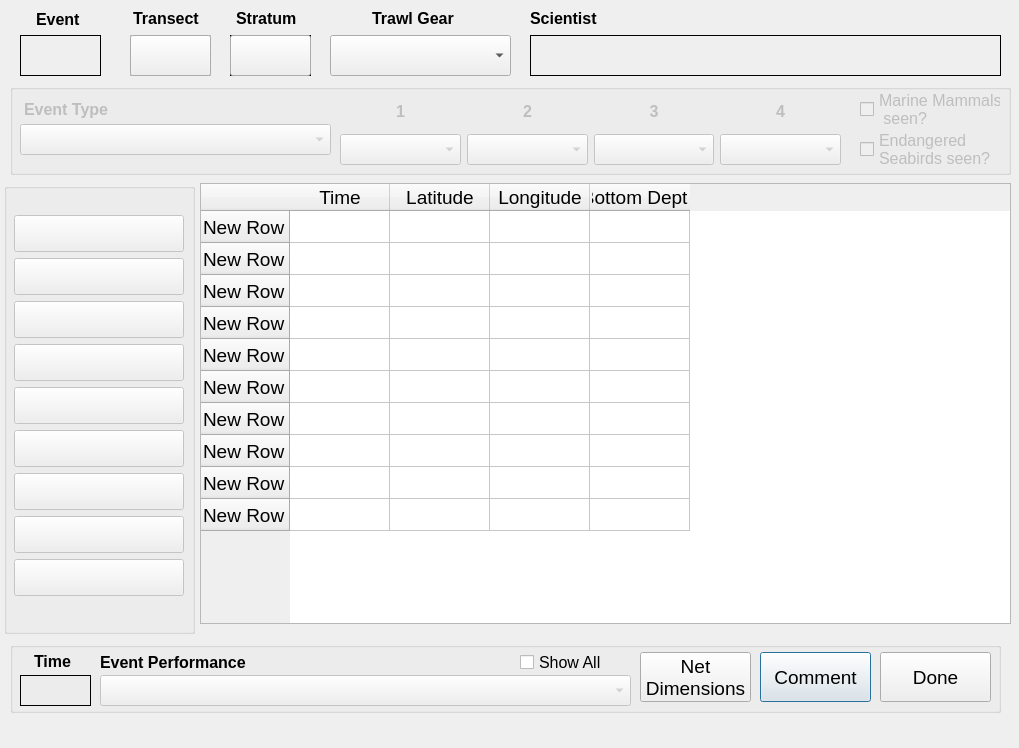
<?xml version="1.0" encoding="UTF-8"?>
<ui version="4.0">
 <class>MACETrawlEvent</class>
 <widget class="QDialog" name="MACETrawlEvent">
  <property name="geometry">
   <rect>
    <x>0</x>
    <y>0</y>
    <width>1019</width>
    <height>748</height>
   </rect>
  </property>
  <property name="sizePolicy">
   <sizepolicy hsizetype="Fixed" vsizetype="Fixed">
    <horstretch>0</horstretch>
    <verstretch>0</verstretch>
   </sizepolicy>
  </property>
  <property name="font">
   <font>
    <pointsize>18</pointsize>
   </font>
  </property>
  <property name="windowTitle">
   <string>CLAMS Haul</string>
  </property>
  <widget class="QLabel" name="sciLabel">
   <property name="geometry">
    <rect>
     <x>530</x>
     <y>35</y>
     <width>471</width>
     <height>41</height>
    </rect>
   </property>
   <property name="font">
    <font>
     <pointsize>18</pointsize>
     <weight>50</weight>
     <bold>false</bold>
    </font>
   </property>
   <property name="autoFillBackground">
    <bool>true</bool>
   </property>
   <property name="frameShape">
    <enum>QFrame::Panel</enum>
   </property>
   <property name="frameShadow">
    <enum>QFrame::Plain</enum>
   </property>
   <property name="lineWidth">
    <number>1</number>
   </property>
   <property name="text">
    <string/>
   </property>
  </widget>
  <widget class="QLabel" name="label_14">
   <property name="geometry">
    <rect>
     <x>530</x>
     <y>8</y>
     <width>71</width>
     <height>21</height>
    </rect>
   </property>
   <property name="font">
    <font>
     <pointsize>12</pointsize>
     <weight>75</weight>
     <bold>true</bold>
    </font>
   </property>
   <property name="text">
    <string>Scientist</string>
   </property>
  </widget>
  <widget class="QGroupBox" name="groupBox_2">
   <property name="geometry">
    <rect>
     <x>10</x>
     <y>642</y>
     <width>991</width>
     <height>71</height>
    </rect>
   </property>
   <property name="title">
    <string/>
   </property>
   <widget class="QPushButton" name="commentBtn">
    <property name="geometry">
     <rect>
      <x>750</x>
      <y>10</y>
      <width>111</width>
      <height>50</height>
     </rect>
    </property>
    <property name="font">
     <font>
      <pointsize>14</pointsize>
     </font>
    </property>
    <property name="text">
     <string>Comment</string>
    </property>
   </widget>
   <widget class="QPushButton" name="doneBtn">
    <property name="geometry">
     <rect>
      <x>870</x>
      <y>10</y>
      <width>111</width>
      <height>50</height>
     </rect>
    </property>
    <property name="font">
     <font>
      <pointsize>14</pointsize>
     </font>
    </property>
    <property name="text">
     <string>Done</string>
    </property>
   </widget>
   <widget class="QComboBox" name="perfBox">
    <property name="enabled">
     <bool>false</bool>
    </property>
    <property name="geometry">
     <rect>
      <x>90</x>
      <y>33</y>
      <width>531</width>
      <height>31</height>
     </rect>
    </property>
    <property name="font">
     <font>
      <pointsize>12</pointsize>
     </font>
    </property>
   </widget>
   <widget class="QLabel" name="label_6">
    <property name="geometry">
     <rect>
      <x>90</x>
      <y>8</y>
      <width>171</width>
      <height>24</height>
     </rect>
    </property>
    <property name="font">
     <font>
      <pointsize>12</pointsize>
      <weight>75</weight>
      <bold>true</bold>
     </font>
    </property>
    <property name="text">
     <string>Event Performance</string>
    </property>
   </widget>
   <widget class="QLabel" name="elapseLabel">
    <property name="enabled">
     <bool>true</bool>
    </property>
    <property name="geometry">
     <rect>
      <x>10</x>
      <y>33</y>
      <width>71</width>
      <height>31</height>
     </rect>
    </property>
    <property name="font">
     <font>
      <pointsize>14</pointsize>
     </font>
    </property>
    <property name="frameShape">
     <enum>QFrame::Box</enum>
    </property>
    <property name="text">
     <string/>
    </property>
   </widget>
   <widget class="QLabel" name="label_42">
    <property name="geometry">
     <rect>
      <x>24</x>
      <y>4</y>
      <width>71</width>
      <height>31</height>
     </rect>
    </property>
    <property name="font">
     <font>
      <pointsize>12</pointsize>
      <weight>75</weight>
      <bold>true</bold>
     </font>
    </property>
    <property name="text">
     <string>Time</string>
    </property>
   </widget>
   <widget class="QPushButton" name="netDimBtn">
    <property name="geometry">
     <rect>
      <x>630</x>
      <y>10</y>
      <width>111</width>
      <height>50</height>
     </rect>
    </property>
    <property name="font">
     <font>
      <pointsize>14</pointsize>
     </font>
    </property>
    <property name="text">
     <string>Net
Dimensions</string>
    </property>
   </widget>
   <widget class="QCheckBox" name="perfCheckBox">
    <property name="geometry">
     <rect>
      <x>510</x>
      <y>10</y>
      <width>111</width>
      <height>21</height>
     </rect>
    </property>
    <property name="font">
     <font>
      <pointsize>12</pointsize>
     </font>
    </property>
    <property name="text">
     <string>Show All</string>
    </property>
   </widget>
  </widget>
  <widget class="QLabel" name="label_5">
   <property name="geometry">
    <rect>
     <x>36</x>
     <y>7</y>
     <width>71</width>
     <height>24</height>
    </rect>
   </property>
   <property name="font">
    <font>
     <pointsize>12</pointsize>
     <weight>75</weight>
     <bold>true</bold>
    </font>
   </property>
   <property name="text">
    <string>Event</string>
   </property>
  </widget>
  <widget class="QLabel" name="haulLabel">
   <property name="geometry">
    <rect>
     <x>20</x>
     <y>35</y>
     <width>81</width>
     <height>41</height>
    </rect>
   </property>
   <property name="font">
    <font>
     <pointsize>20</pointsize>
     <weight>75</weight>
     <bold>true</bold>
    </font>
   </property>
   <property name="frameShape">
    <enum>QFrame::Box</enum>
   </property>
   <property name="text">
    <string/>
   </property>
  </widget>
  <widget class="QLabel" name="T1TransLabel">
   <property name="enabled">
    <bool>false</bool>
   </property>
   <property name="geometry">
    <rect>
     <x>130</x>
     <y>35</y>
     <width>81</width>
     <height>41</height>
    </rect>
   </property>
   <property name="font">
    <font>
     <pointsize>12</pointsize>
    </font>
   </property>
   <property name="frameShape">
    <enum>QFrame::Box</enum>
   </property>
   <property name="text">
    <string/>
   </property>
  </widget>
  <widget class="QTableWidget" name="dataTable">
   <property name="geometry">
    <rect>
     <x>200</x>
     <y>183</y>
     <width>811</width>
     <height>441</height>
    </rect>
   </property>
   <property name="font">
    <font>
     <pointsize>14</pointsize>
    </font>
   </property>
   <property name="verticalScrollBarPolicy">
    <enum>Qt::ScrollBarAlwaysOff</enum>
   </property>
   <property name="horizontalScrollBarPolicy">
    <enum>Qt::ScrollBarAlwaysOff</enum>
   </property>
   <property name="editTriggers">
    <set>QAbstractItemView::NoEditTriggers</set>
   </property>
   <row>
    <property name="text">
     <string>New Row</string>
    </property>
   </row>
   <row>
    <property name="text">
     <string>New Row</string>
    </property>
   </row>
   <row>
    <property name="text">
     <string>New Row</string>
    </property>
   </row>
   <row>
    <property name="text">
     <string>New Row</string>
    </property>
   </row>
   <row>
    <property name="text">
     <string>New Row</string>
    </property>
   </row>
   <row>
    <property name="text">
     <string>New Row</string>
    </property>
   </row>
   <row>
    <property name="text">
     <string>New Row</string>
    </property>
   </row>
   <row>
    <property name="text">
     <string>New Row</string>
    </property>
   </row>
   <row>
    <property name="text">
     <string>New Row</string>
    </property>
   </row>
   <row>
    <property name="text">
     <string>New Row</string>
    </property>
   </row>
   <column>
    <property name="text">
     <string>Time</string>
    </property>
   </column>
   <column>
    <property name="text">
     <string>Latitude</string>
    </property>
   </column>
   <column>
    <property name="text">
     <string>Longitude</string>
    </property>
   </column>
   <column>
    <property name="text">
     <string>Bottom Depth</string>
    </property>
   </column>
  </widget>
  <widget class="QLabel" name="label_8">
   <property name="geometry">
    <rect>
     <x>372</x>
     <y>8</y>
     <width>101</width>
     <height>21</height>
    </rect>
   </property>
   <property name="font">
    <font>
     <pointsize>12</pointsize>
     <weight>75</weight>
     <bold>true</bold>
    </font>
   </property>
   <property name="text">
    <string>Trawl Gear</string>
   </property>
  </widget>
  <widget class="QComboBox" name="gearBox">
   <property name="geometry">
    <rect>
     <x>330</x>
     <y>35</y>
     <width>181</width>
     <height>41</height>
    </rect>
   </property>
  </widget>
  <widget class="QGroupBox" name="buttonsGroup">
   <property name="enabled">
    <bool>false</bool>
   </property>
   <property name="geometry">
    <rect>
     <x>4</x>
     <y>183</y>
     <width>191</width>
     <height>451</height>
    </rect>
   </property>
   <property name="title">
    <string/>
   </property>
   <widget class="QWidget" name="verticalLayoutWidget">
    <property name="geometry">
     <rect>
      <x>10</x>
      <y>32</y>
      <width>181</width>
      <height>430</height>
     </rect>
    </property>
    <layout class="QVBoxLayout" name="verticalLayout_3">
     <property name="spacing">
      <number>6</number>
     </property>
     <property name="sizeConstraint">
      <enum>QLayout::SetFixedSize</enum>
     </property>
     <property name="leftMargin">
      <number>0</number>
     </property>
     <property name="topMargin">
      <number>0</number>
     </property>
     <property name="rightMargin">
      <number>8</number>
     </property>
     <item>
      <widget class="QPushButton" name="btn1">
       <property name="minimumSize">
        <size>
         <width>170</width>
         <height>37</height>
        </size>
       </property>
       <property name="maximumSize">
        <size>
         <width>170</width>
         <height>36</height>
        </size>
       </property>
       <property name="font">
        <font>
         <pointsize>14</pointsize>
        </font>
       </property>
       <property name="text">
        <string/>
       </property>
      </widget>
     </item>
     <item>
      <widget class="QPushButton" name="btn2">
       <property name="minimumSize">
        <size>
         <width>170</width>
         <height>37</height>
        </size>
       </property>
       <property name="maximumSize">
        <size>
         <width>170</width>
         <height>36</height>
        </size>
       </property>
       <property name="font">
        <font>
         <pointsize>14</pointsize>
        </font>
       </property>
       <property name="text">
        <string/>
       </property>
      </widget>
     </item>
     <item>
      <widget class="QPushButton" name="btn3">
       <property name="minimumSize">
        <size>
         <width>170</width>
         <height>37</height>
        </size>
       </property>
       <property name="maximumSize">
        <size>
         <width>170</width>
         <height>36</height>
        </size>
       </property>
       <property name="font">
        <font>
         <pointsize>14</pointsize>
        </font>
       </property>
       <property name="text">
        <string/>
       </property>
      </widget>
     </item>
     <item>
      <widget class="QPushButton" name="btn4">
       <property name="minimumSize">
        <size>
         <width>170</width>
         <height>37</height>
        </size>
       </property>
       <property name="maximumSize">
        <size>
         <width>170</width>
         <height>36</height>
        </size>
       </property>
       <property name="font">
        <font>
         <pointsize>14</pointsize>
        </font>
       </property>
       <property name="text">
        <string/>
       </property>
      </widget>
     </item>
     <item>
      <widget class="QPushButton" name="btn5">
       <property name="minimumSize">
        <size>
         <width>170</width>
         <height>37</height>
        </size>
       </property>
       <property name="maximumSize">
        <size>
         <width>170</width>
         <height>36</height>
        </size>
       </property>
       <property name="font">
        <font>
         <pointsize>14</pointsize>
        </font>
       </property>
       <property name="text">
        <string/>
       </property>
      </widget>
     </item>
     <item>
      <widget class="QPushButton" name="btn6">
       <property name="minimumSize">
        <size>
         <width>170</width>
         <height>37</height>
        </size>
       </property>
       <property name="maximumSize">
        <size>
         <width>170</width>
         <height>36</height>
        </size>
       </property>
       <property name="font">
        <font>
         <pointsize>14</pointsize>
        </font>
       </property>
       <property name="text">
        <string/>
       </property>
      </widget>
     </item>
     <item>
      <widget class="QPushButton" name="btn7">
       <property name="minimumSize">
        <size>
         <width>170</width>
         <height>37</height>
        </size>
       </property>
       <property name="maximumSize">
        <size>
         <width>170</width>
         <height>36</height>
        </size>
       </property>
       <property name="font">
        <font>
         <pointsize>14</pointsize>
        </font>
       </property>
       <property name="text">
        <string/>
       </property>
      </widget>
     </item>
     <item>
      <widget class="QPushButton" name="btn8">
       <property name="minimumSize">
        <size>
         <width>170</width>
         <height>37</height>
        </size>
       </property>
       <property name="maximumSize">
        <size>
         <width>170</width>
         <height>36</height>
        </size>
       </property>
       <property name="font">
        <font>
         <pointsize>14</pointsize>
        </font>
       </property>
       <property name="text">
        <string/>
       </property>
      </widget>
     </item>
     <item>
      <widget class="QPushButton" name="btn9">
       <property name="minimumSize">
        <size>
         <width>170</width>
         <height>37</height>
        </size>
       </property>
       <property name="maximumSize">
        <size>
         <width>170</width>
         <height>36</height>
        </size>
       </property>
       <property name="font">
        <font>
         <pointsize>14</pointsize>
        </font>
       </property>
       <property name="text">
        <string/>
       </property>
      </widget>
     </item>
    </layout>
   </widget>
  </widget>
  <widget class="QLabel" name="label_27">
   <property name="geometry">
    <rect>
     <x>133</x>
     <y>8</y>
     <width>81</width>
     <height>21</height>
    </rect>
   </property>
   <property name="font">
    <font>
     <pointsize>12</pointsize>
     <weight>75</weight>
     <bold>true</bold>
    </font>
   </property>
   <property name="text">
    <string>Transect</string>
   </property>
  </widget>
  <widget class="QGroupBox" name="optionsGroup">
   <property name="enabled">
    <bool>false</bool>
   </property>
   <property name="geometry">
    <rect>
     <x>10</x>
     <y>84</y>
     <width>1001</width>
     <height>91</height>
    </rect>
   </property>
   <property name="title">
    <string/>
   </property>
   <widget class="QWidget" name="gridLayoutWidget">
    <property name="geometry">
     <rect>
      <x>330</x>
      <y>10</y>
      <width>501</width>
      <height>71</height>
     </rect>
    </property>
    <layout class="QGridLayout" name="gridLayout">
     <item row="0" column="0">
      <widget class="QLabel" name="accessLabel1">
       <property name="font">
        <font>
         <pointsize>12</pointsize>
         <weight>75</weight>
         <bold>true</bold>
        </font>
       </property>
       <property name="text">
        <string>1</string>
       </property>
       <property name="alignment">
        <set>Qt::AlignCenter</set>
       </property>
      </widget>
     </item>
     <item row="0" column="1">
      <widget class="QLabel" name="accessLabel2">
       <property name="font">
        <font>
         <pointsize>12</pointsize>
         <weight>75</weight>
         <bold>true</bold>
        </font>
       </property>
       <property name="text">
        <string>2</string>
       </property>
       <property name="alignment">
        <set>Qt::AlignCenter</set>
       </property>
      </widget>
     </item>
     <item row="1" column="0">
      <widget class="QComboBox" name="accessBox1">
       <property name="enabled">
        <bool>false</bool>
       </property>
       <property name="maximumSize">
        <size>
         <width>16777215</width>
         <height>31</height>
        </size>
       </property>
       <property name="font">
        <font>
         <pointsize>12</pointsize>
        </font>
       </property>
      </widget>
     </item>
     <item row="1" column="1">
      <widget class="QComboBox" name="accessBox2">
       <property name="enabled">
        <bool>false</bool>
       </property>
       <property name="maximumSize">
        <size>
         <width>16777215</width>
         <height>31</height>
        </size>
       </property>
       <property name="font">
        <font>
         <pointsize>12</pointsize>
        </font>
       </property>
      </widget>
     </item>
     <item row="1" column="2">
      <widget class="QComboBox" name="accessBox3">
       <property name="enabled">
        <bool>false</bool>
       </property>
       <property name="maximumSize">
        <size>
         <width>16777215</width>
         <height>31</height>
        </size>
       </property>
       <property name="font">
        <font>
         <pointsize>12</pointsize>
        </font>
       </property>
      </widget>
     </item>
     <item row="1" column="3">
      <widget class="QComboBox" name="accessBox4">
       <property name="enabled">
        <bool>false</bool>
       </property>
       <property name="maximumSize">
        <size>
         <width>16777215</width>
         <height>31</height>
        </size>
       </property>
       <property name="font">
        <font>
         <pointsize>12</pointsize>
        </font>
       </property>
      </widget>
     </item>
     <item row="0" column="2">
      <widget class="QLabel" name="accessLabel3">
       <property name="font">
        <font>
         <pointsize>12</pointsize>
         <weight>75</weight>
         <bold>true</bold>
        </font>
       </property>
       <property name="text">
        <string>3</string>
       </property>
       <property name="alignment">
        <set>Qt::AlignCenter</set>
       </property>
      </widget>
     </item>
     <item row="0" column="3">
      <widget class="QLabel" name="accessLabel4">
       <property name="font">
        <font>
         <pointsize>12</pointsize>
         <weight>75</weight>
         <bold>true</bold>
        </font>
       </property>
       <property name="text">
        <string>4</string>
       </property>
       <property name="alignment">
        <set>Qt::AlignCenter</set>
       </property>
      </widget>
     </item>
    </layout>
   </widget>
   <widget class="QComboBox" name="typeBox">
    <property name="enabled">
     <bool>false</bool>
    </property>
    <property name="geometry">
     <rect>
      <x>10</x>
      <y>40</y>
      <width>311</width>
      <height>31</height>
     </rect>
    </property>
    <property name="font">
     <font>
      <pointsize>12</pointsize>
      <weight>50</weight>
      <bold>false</bold>
     </font>
    </property>
   </widget>
   <widget class="QLabel" name="label_4">
    <property name="geometry">
     <rect>
      <x>14</x>
      <y>15</y>
      <width>91</width>
      <height>21</height>
     </rect>
    </property>
    <property name="font">
     <font>
      <pointsize>12</pointsize>
      <weight>75</weight>
      <bold>true</bold>
     </font>
    </property>
    <property name="text">
     <string>Event Type</string>
    </property>
   </widget>
   <widget class="QCheckBox" name="marMammalBox">
    <property name="geometry">
     <rect>
      <x>850</x>
      <y>10</y>
      <width>141</width>
      <height>31</height>
     </rect>
    </property>
    <property name="font">
     <font>
      <pointsize>12</pointsize>
     </font>
    </property>
    <property name="text">
     <string>Marine Mammals
 seen?</string>
    </property>
   </widget>
   <widget class="QCheckBox" name="seaBirdBox">
    <property name="geometry">
     <rect>
      <x>850</x>
      <y>50</y>
      <width>141</width>
      <height>31</height>
     </rect>
    </property>
    <property name="font">
     <font>
      <pointsize>12</pointsize>
     </font>
    </property>
    <property name="text">
     <string>Endangered
Seabirds seen?</string>
    </property>
   </widget>
  </widget>
  <widget class="QPushButton" name="transBtn">
   <property name="geometry">
    <rect>
     <x>130</x>
     <y>35</y>
     <width>81</width>
     <height>41</height>
    </rect>
   </property>
   <property name="text">
    <string/>
   </property>
  </widget>
  <widget class="QLabel" name="label_28">
   <property name="geometry">
    <rect>
     <x>236</x>
     <y>8</y>
     <width>81</width>
     <height>21</height>
    </rect>
   </property>
   <property name="font">
    <font>
     <pointsize>12</pointsize>
     <weight>75</weight>
     <bold>true</bold>
    </font>
   </property>
   <property name="text">
    <string>Stratum</string>
   </property>
  </widget>
  <widget class="QFrame" name="frame">
   <property name="geometry">
    <rect>
     <x>230</x>
     <y>35</y>
     <width>81</width>
     <height>41</height>
    </rect>
   </property>
   <property name="frameShape">
    <enum>QFrame::Box</enum>
   </property>
   <property name="frameShadow">
    <enum>QFrame::Plain</enum>
   </property>
   <widget class="QPushButton" name="stratumBtn">
    <property name="geometry">
     <rect>
      <x>0</x>
      <y>0</y>
      <width>81</width>
      <height>41</height>
     </rect>
    </property>
    <property name="text">
     <string/>
    </property>
   </widget>
  </widget>
  <widget class="QWidget" name="verticalLayoutWidget_2">
   <property name="geometry">
    <rect>
     <x>10</x>
     <y>716</y>
     <width>1001</width>
     <height>31</height>
    </rect>
   </property>
   <layout class="QVBoxLayout" name="statusLayout"/>
  </widget>
 </widget>
 <resources/>
 <connections/>
</ui>
